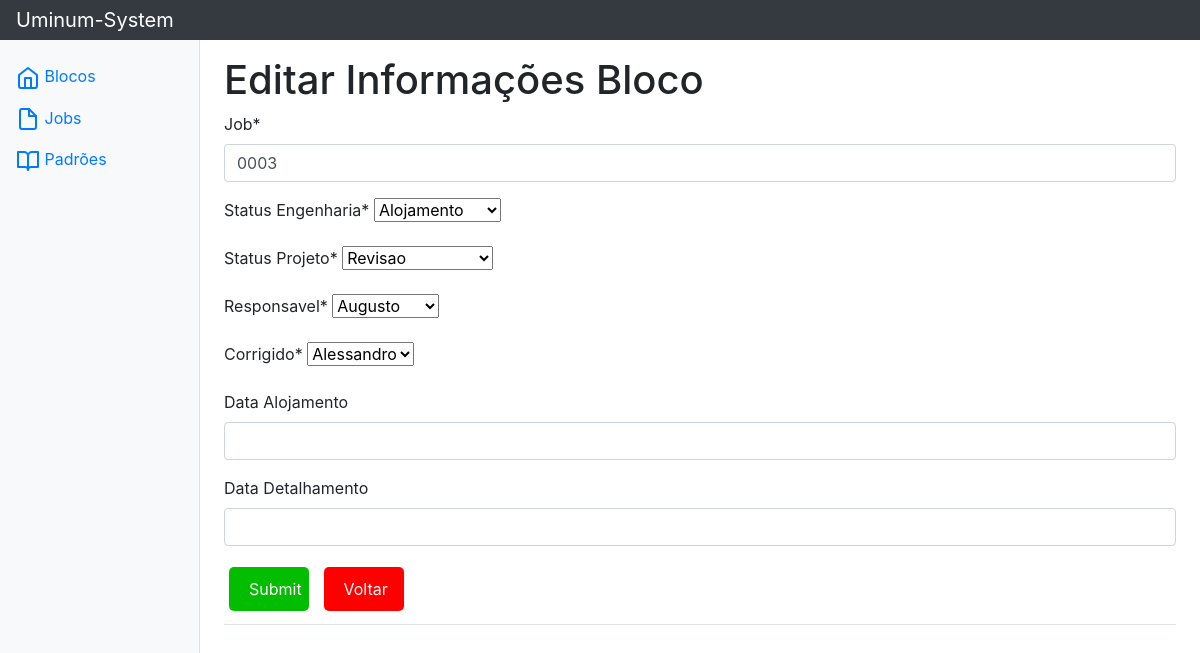
Before: /jobs/job/6/editar/ with the older database file.
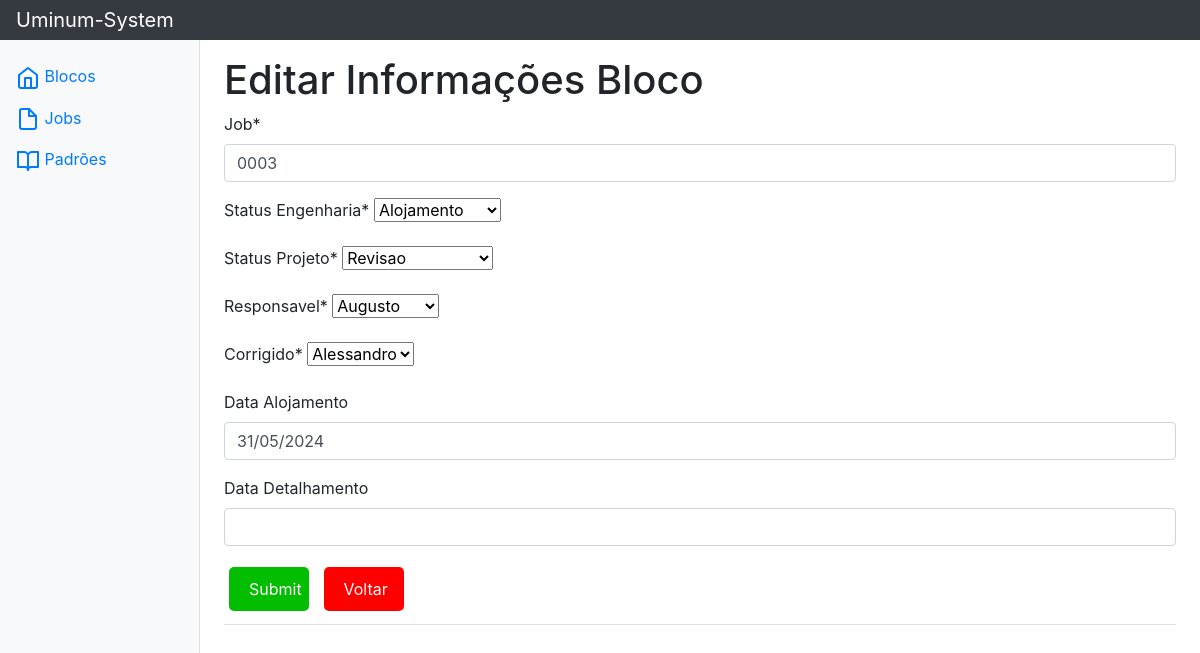
After: the same page with the newer database file.
### jobs/models.py (models this page shows, shortened)
class Jobs(models.Model):
    ID = models.AutoField(primary_key=True)
    job = models.CharField(max_length=4, blank=False, null=False)
    ALOJAMENTO = 'Alojamento'
    DETALHAMENTO = 'Detalhamento'
    STATUS_CHOICES_ENG = [
        (ALOJAMENTO, 'Alojamento'),
        (DETALHAMENTO, 'Detalhamento'),
    ]
    Status_Engenharia = models.CharField(max_length=12, choices=STATUS_CHOICES_ENG)
    ANDAMENTO = 'Andamento'
    REVISAO = 'Revisão'
    REVISAO_SUPERIOR = 'Crestani'
    FINALIZADO = 'Finalizado'
    STATUS_CHOICES_PROJ = [
        (ANDAMENTO, 'Andamento'),
        (REVISAO, 'Revisao'),
        (REVISAO_SUPERIOR, 'Revisao_Crestani'),
        (FINALIZADO, 'Finalizado'),
    ]
    Status_Projeto = models.CharField(max_length=10, choices=STATUS_CHOICES_PROJ)
    AUGUSTO = 'Augusto'
    ALESSANDRO = 'Alessandro'
    GUILHERME = 'Guilherme'
    GUSTAVO = 'Gustavo'
    STATUS_CHOICES_RESP = [
        (AUGUSTO, 'Augusto'),
        (ALESSANDRO, 'Alessandro'),
        (GUILHERME, 'Guilherme'),
        (GUSTAVO, 'Gustavo'),
    ]
    Responsavel = models.CharField(max_length=12, blank=False, null=False, choices=STATUS_CHOICES_RESP)
    Corrigido = models.CharField(max_length=12, blank=False, null=False, choices=STATUS_CHOICES_RESP)
    Data_Alojamento = models.DateField(blank=True, null=True)
    Data_Detalhamento = models.DateField(blank=True, null=True)

### jobs/views.py (the view, shortened to what this page needs)
# urls.py: path('job/<int:pk>/editar/', editaJob.as_view(), name='EditaJob'),
class editaJob(UpdateView):
    model = Jobs
    template_name = 'edita_job.html'
    form_class = JobUpdateForm
    def get_object(self, queryset=None):
        return Jobs.objects.get(pk=self.kwargs['pk'])

### jobs/form.py (shortened to what this page needs)
class JobUpdateForm(forms.ModelForm):
    class Meta:
        model = Jobs
        fields = "__all__"
        widgets = {
            'Data_Alojamento': forms.DateInput(),
            'Data_Detalhamento': forms.DateInput(),
        }

### jobs/templates/edita_job.html (shortened to what this page needs)
{% extends "base.html" %}
{% load crispy_forms_tags %}
{% block content %}
<div class="produto-card">
    <h1>Editar Informações Bloco</h1>
    <form method="post" class="form-alinhado-esquerda" enctype="multipart/form-data">
        {{ form|crispy }}
        <input type='submit' name="Atualizar" id="Atualizar" class="botao-submit">
        <a href="{% url 'ListaJob' %}"><button class="voltar">Voltar</button></a>
    </form>
</div>
{% endblock %}

Changed rows visible on the page:
changed Jobs "Alojamento": Data_Alojamento (not shown) → "31/05/2024"
